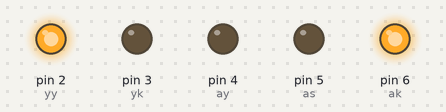
The sketch below on a simulated Arduino Uno, built with avr-gcc and run on an emulated ATmega328P. On the bench: output pins drawn as LEDs (lit = HIGH).

Above: at 1.5 s.
At 7.0 s:
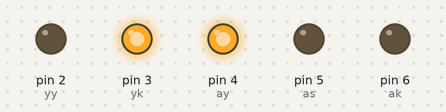
At 10.5 s:
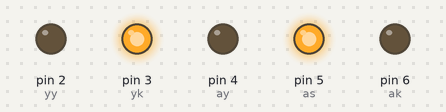
Timing chart, 0 to 14.3 s (numbered marks = the images above):
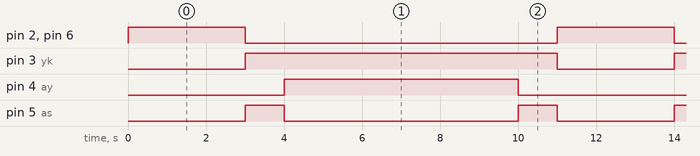

The sketch:

ornek1.ino
```cpp
// C++ code
//
int ak=6;
int as=5;
int ay=4;
int yk=3;
int yy=2;

void setup()//BİR SEFER ÇALIŞIR
{
  pinMode(2,OUTPUT);//ÇIKIŞ YAPILDI
  pinMode(3,OUTPUT);//ÇIKIŞ YAPILDI
  pinMode(4,OUTPUT);//ÇIKIŞ YAPILDI
  pinMode(5,OUTPUT);//ÇIKIŞ YAPILDI
  pinMode(6,OUTPUT);//ÇIKIŞ YAPILDI
}

void loop()
{
  //ARAÇ KIRMIZI IŞIĞI YANDI BAŞLADI
  digitalWrite(ak,HIGH);//İSTER HIGH YAZ,İSTER 1 YAZ
  digitalWrite(as,LOW);//İSTER LOW YAZ,İSTER 0 YAZ
  digitalWrite(ay,LOW);//İSTER LOW YAZ,İSTER 0 YAZ
  digitalWrite(yy,HIGH);//İSTER HIGH YAZ,İSTER 1 YAZ
  digitalWrite(yk,LOW);//İSTER LOW YAZ,İSTER 0 YAZ
  delay(3000);
  //ARAÇ KIRMIZI IŞIĞI YANDI BİTTİ

  //ARAÇ SARI IŞIĞI YANDI BAŞLADI
  digitalWrite(ak,0);
  digitalWrite(as,1);
  digitalWrite(ay,0);
  digitalWrite(yy,0);
  digitalWrite(yk,1);
  delay(1000);
  //ARAÇ SARI IŞIĞI YANDI BİTTİ


  //ARAÇ YEŞİL IŞIĞI YANDI BAŞLADI
  digitalWrite(ak,0);
  digitalWrite(as,0);
  digitalWrite(ay,1);
  digitalWrite(yy,0);
  digitalWrite(yk,1);
  delay(6000);
  //ARAÇ YEŞİL IŞIĞI YANDI BİTTİ


  //ARAÇ SARI IŞIĞI YANDI BAŞLADI
  digitalWrite(ak,0);
  digitalWrite(as,1);
  digitalWrite(ay,0);
  digitalWrite(yy,0);
  digitalWrite(yk,1);
  delay(1000);
  //ARAÇ SARI IŞIĞI YANDI BİTTİ
}
```

Measured:
- by itself, pin 2 (yy), pin 6 (ak): alternates HIGH for 3.0 s and LOW for 8.0 s
- by itself, pin 3 (yk): alternates HIGH for 8.0 s and LOW for 3.0 s
- by itself, pin 4 (ay): alternates HIGH for 6.0 s and LOW for 5.0 s
- by itself, pin 5 (as): repeats every 11.0 s: LOW 6.0 s, HIGH 1.0 s, LOW 3.0 s, HIGH 1.0 s
